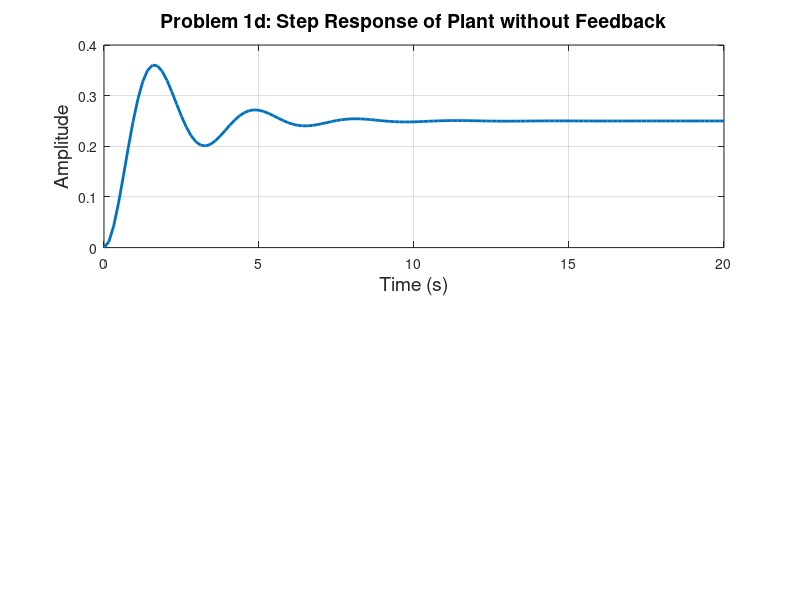

MATLAB code for this plot: (Note: this script raises an error after producing the figure.)
%% Problem 1
clear, clc, close all

subplot(211);
P = tf(1,[1 1 4]);
[Y,T1] = step(P);
plot(T1,Y,'LineWidth',2);
grid on;
title('Problem 1d: Step Response of Plant without Feedback','FontSize',14);
xlabel('Time (s)','FontSize',14);
ylabel('Amplitude','FontSize',14);
ax = gca;
ax.FontSize = 14;
subplot(212);
k = (16/15)*pi^2 - 4;
H = tf(k,[1 1 4 + k]);
[Y,T1] = step(H);
plot(T1,Y,'LineWidth',2);
grid on;
title(['Problem 1d: Step Response of Plant with Feedback and controller k = ' num2str(k)],'FontSize',14);
xlabel('Time (s)','FontSize',14);
ylabel('Amplitude','FontSize',14);
ax = gca;
ax.FontSize = 14;
%% Problem 4
clear,clc,close all

H1 = tf(25,[1 1 25]);
[Y1,T1] = step(H1);
plot(T1,Y1,'LineWidth',2);
grid on;
title('Problem 4c: Step Response of Position Control System','FontSize',14);
xlabel('Time (s)','FontSize',14);
ylabel('Amplitude','FontSize',14);
ax = gca;
ax.FontSize = 14;
hold on;

alpha = 48.39;
beta = 0.59;
H2 = tf(25*alpha,[1 (1+(25*beta)) 25*alpha]);
[Y2,T2] = step(H2);
plot(T2,Y2,'LineWidth',2);
grid on;
title('Problem 4c: Step Response of Position Control with Tachometer System','FontSize',14);
xlabel('Time (s)','FontSize',14);
ylabel('Amplitude','FontSize',14);
ax = gca;
ax.FontSize = 14;
